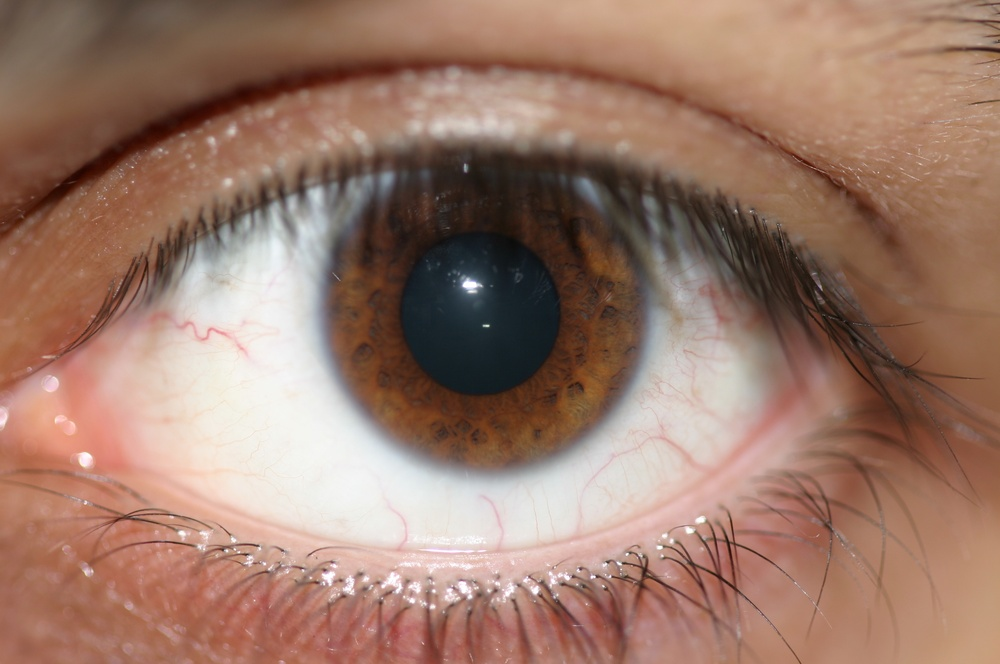
#> input picture img/IMG_016_L_5.JPG, 1000 x 664 px, shrunk from 2048 x 1360 before the run
$ python -i pipeline.py   (imports and definitions only)
#> lines starting #> are read from the running program, lines starting #| are printed output that depends on the picture; after the words box and inside, x2 and y2 are one past the last pixel; in counts of white or black regions, pixels touching at a corner belong together
import cv2
import numpy as np
import matplotlib.pyplot as plt

class IrisPipeline:
    def __init__(self, path, debug = False):
        self.path = path
        self.img_original = None
        self.img_rgb = None
        self.gray = None
        self.binary = None
        self.new_center = None
        self.new_radius = None
        self.average_projection = None
        self.pupil_radius = None
        self.iris_rect = None
        self.pupil_threshold = 20
        self.mean_annular = None
        self.debug = debug

    def load_image(self):
        # If the image is supplied insteaad of path, use it directly
        if isinstance(self.path, np.ndarray):
            self.img_original = self.path
        else:
            self.img_original = cv2.imread(self.path)

        # Load the image and convert it to RGB
        self.img_rgb = cv2.cvtColor(self.img_original, cv2.COLOR_BGR2RGB)

        # Center crop the image
        h, w, _ = self.img_rgb.shape
        crop_size = int(min(h, w) * 0.75)  # Crop to 60% of the smaller dimension
        center_x, center_y = w // 2, h // 2
        x1 = max(center_x - crop_size // 2, 0)
        y1 = max(center_y - crop_size // 2, 0)
        x2 = min(center_x + crop_size // 2, w)
        y2 = min(center_y + crop_size // 2, h)
        self.img_rgb = self.img_rgb[y1:y2, x1:x2]

    def preprocess(self):
        # Convert to grayscale
        self.gray = cv2.cvtColor(self.img_rgb, cv2.COLOR_BGR2GRAY)
        # Binarize to find the pupil
        _, binary_inv = cv2.threshold(self.gray, self.pupil_threshold, 255, cv2.THRESH_BINARY_INV)
        # Morphological closing
        kernel_close = np.ones((5,5), np.uint8)
        closed = cv2.morphologyEx(binary_inv, cv2.MORPH_CLOSE, kernel_close, iterations=2)
        # Remove small noise
        kernel_open = np.ones((3,3), np.uint8)
        self.binary = cv2.morphologyEx(closed, cv2.MORPH_OPEN, kernel_open, iterations=10)

    def find_pupil(self):
        # Projections to find approximate center
        h, w = self.binary.shape
        vertical_projection = np.sum(self.binary, axis=1)
        horizontal_projection = np.sum(self.binary, axis=0)

        vertical_center = np.argmax(vertical_projection)
        horizontal_center = np.argmax(horizontal_projection)

        v_max_1, v_min_1 = vertical_center, vertical_center
        h_max_1, h_min_1 = horizontal_center, horizontal_center

        # Find the boundary in vertical direction
        for i in range(vertical_center, h):
            if self.binary[i, horizontal_center] == 0:
                v_max_1 = i
                break
        for i in range(vertical_center, -1, -1):
            if self.binary[i, horizontal_center] == 0:
                v_min_1 = i
                break

        # Same for horizontal direction
        for j in range(horizontal_center, w):
            if self.binary[vertical_center, j] == 0:
                h_max_1 = j
                break
        for j in range(horizontal_center, -1, -1):
            if self.binary[vertical_center, j] == 0:
                h_min_1 = j
                break

        # Another way to find final min/max
        vertical_max_freq = vertical_projection[vertical_center]
        horizonal_max_freq = horizontal_projection[horizontal_center]
        v_max, v_min, h_max, h_min = v_max_1, v_min_1, h_max_1, h_min_1

        for j in range(vertical_center, h):
            if vertical_projection[j] < vertical_max_freq * 0.2:
                v_max = j
                break
        for j in range(vertical_center, -1, -1):
            if vertical_projection[j] < vertical_max_freq * 0.2:
                v_min = j
                break
        for j in range(horizontal_center, w):
            if horizontal_projection[j] < horizonal_max_freq * 0.2:
                h_max = j
                break
        for j in range(horizontal_center, -1, -1):
            if horizontal_projection[j] < horizonal_max_freq * 0.2:
                h_min = j
                break

        # Compute radius and center
        self.new_radius = (v_max - v_min + h_max - h_min) // 4
        self.new_center = ((h_max + h_min) // 2, (v_max + v_min) // 2)

    def enhance_image(self):
        # Create mask and set inside circle to white
        mask = np.zeros_like(self.img_rgb)
        cv2.circle(mask, self.new_center, self.new_radius+2, (255,255,255), -1)
        img_with_pupil = self.img_rgb.copy()
        img_with_pupil[mask > 0] = 255
        #plot img_with_pupil
        if self.debug:
            plt.imshow(img_with_pupil)
            plt.title("Image with Pupil")
            plt.axis('off')
            plt.show()

        #enhanced_image is img_with_pupil minus mean + 128 and clip
        mean = np.mean(img_with_pupil)
        enhanced_img = img_with_pupil.astype(np.float32) - mean + 128
        enhanced_img = np.clip(enhanced_img, 0, 255).astype(np.uint8)

        gamma = 0.75
        enhanced_img = np.power(enhanced_img / 255.0, gamma) * 255
        enhanced_img = np.clip(enhanced_img, 0, 255).astype(np.uint8)
        if self.debug:
            plt.imshow(enhanced_img)
            plt.title("Enhanced Image")
            plt.axis('off')
            plt.show()

        return enhanced_img

        # return img_with_pupil

    def calculate_mean_annular(self, enhanced_img):
        if len(enhanced_img.shape) == 3:  # If the image has 3 channels (color)
            enhanced_img = cv2.cvtColor(enhanced_img, cv2.COLOR_RGB2GRAY)
        _new_radius = self.new_radius+5
        # Create a mask for the larger circle (new_radius + 2)
        h, w = enhanced_img.shape
        y, x = np.ogrid[:h, :w]
        distance_from_center = np.sqrt((x - self.new_center[0])**2 + (y - self.new_center[1])**2)

        # Mask for the larger circle
        mask_large = distance_from_center <= (_new_radius +10)

        # Mask for the smaller circle
        mask_small = distance_from_center <= _new_radius

        # Subtract the smaller circle mask from the larger circle mask to get the annular region
        mask_annular = mask_large & ~mask_small

        # Calculate the mean pixel value in the annular region
        mean_annular = np.mean(enhanced_img[mask_annular])
        self.mean_annular = mean_annular

    def threshold_and_projection(self, enhanced_img):
        # Use the pupil center and radius calculated in find_pupil
        cx, cy = self.new_center
        r = self.new_radius
        self.calculate_mean_annular(enhanced_img)
        # mean_val = self._calculate_mean_on_horizontal_line(enhanced_img, cx, cy, r)
        _, binary_thresh = cv2.threshold(
            enhanced_img,
            # min(
            # 5 * mean_val, 220),
            self.mean_annular+12,
            255,
            cv2.THRESH_BINARY
        )

        # [6 lines of commented-out code are left out]
        if self.debug:
            plt.imshow(binary_thresh, cmap='gray')
            plt.title(f"Binary Threshold Image {self.mean_annular}")
            plt.axis('off')
            plt.show()


        # TODO: check these angles on image (should be on the bottom IMO)
        # angle_start, angle_end = 120, 60
        # angle_start, angle_end = 20, 40
        # angle_start, angle_end = 30, 50
        angle_start, angle_end = 90, 50

        binary_thresh=cv2.cvtColor(binary_thresh, cv2.COLOR_BGR2GRAY)
        projection = self._calculate_projection(binary_thresh, self.new_center, angle_start, angle_end)
        # self.average_projection = int(np.mean(projection))
        self.average_projection=int(np.max(projection))
        # projection=sorted(projection,reverse=True)
        # projection_10=projection[5]
        # self.average_projection=projection_10
        return binary_thresh


    # [11 lines left out: function _calculate_mean_on_horizontal_line, not called in this run]

    def _calculate_projection(self, gray_image, center, angle_start, angle_end, num_lines=100):
        h, w = gray_image.shape
        projection = []
        angles = np.linspace(np.radians(angle_start), np.radians(angle_end), num_lines)
        for angle in angles:
            dx = np.cos(angle)
            dy = np.sin(angle)
            line_sum = 0
            for r in range(max(h, w)):
                x = int(center[0] + r * dx)
                y = int(center[1] + r * dy)
                distance = np.sqrt((x - center[0]) ** 2 + (y - center[1]) ** 2)

                if 0 <= x < w and 0 <= y < h and distance <= self.new_radius *2.5:
                    line_sum += 1 if gray_image[y, x] == 0 else 0
                else:
                    break
            projection.append(line_sum)
        return projection

    def create_rectangular_iris(self):
        # Construct the IrisProcessor-like functionality
        pupil_radius = self.new_radius
        iris_radius = self.new_radius + self.average_projection
        # Ensure grayscale
        if len(self.img_original.shape) > 2:
            working_img = self.img_original[:,:,0]
        else:
            working_img = self.img_original
        self.iris_rect = np.ones((1,1)) # placeholder

        # Create mask for iris
        rows, cols = working_img.shape
        y_grid, x_grid = np.ogrid[:rows, :cols]
        dist_from_center = np.sqrt((x_grid - self.new_center[0])**2 + (y_grid - self.new_center[1])**2)
        mask_iris = (dist_from_center >= pupil_radius) & (dist_from_center <= iris_radius)

        width = int(2 * np.pi * iris_radius)
        height = int(iris_radius - pupil_radius)
        height = max(height, 1)
        self.iris_rect = np.ones((height, width)) * 128

        coords = np.argwhere(mask_iris)
        for y, x in coords:
            r = np.sqrt((x - self.new_center[0])**2 + (y - self.new_center[1])**2)
            dx = (x - self.new_center[0]) / r if r else 0
            dy = (y - self.new_center[1]) / r if r else 0
            theta = np.arctan2(dy, dx)
            if theta < 0: theta += 2*np.pi
            rect_y = int(r - pupil_radius)
            rect_y = max(min(height - 1, rect_y), 0)
            rect_x = int(theta * iris_radius)
            rect_x = max(min(width - 1, rect_x), 0)
            self.iris_rect[rect_y, rect_x] = working_img[y, x]

    def run_pipeline(self):
        self.load_image()
#> in load_image, self.img_original is the input picture: shape (664, 1000, 3); mean B, G, R 105.9, 121.1, 155.1
        self.preprocess()
#> in preprocess, `self.gray = cv2.cvtColor(self.img_rgb, cv2.COLOR_BGR2GRAY)`:
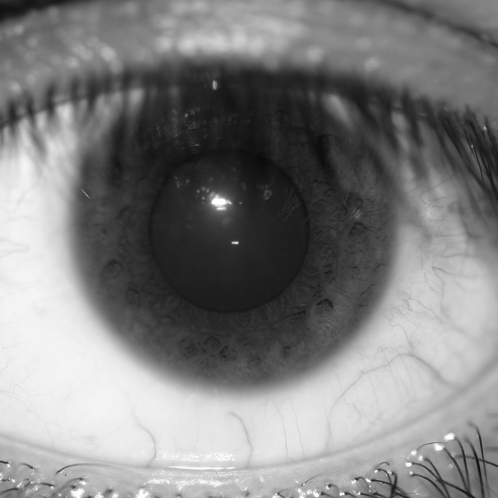
#> self.gray: shape (498, 498); min 10, max 255, mean 127.1
#> in preprocess, `_, binary_inv = cv2.threshold(self.gray, self.pupil_threshold, 255, cv..`:
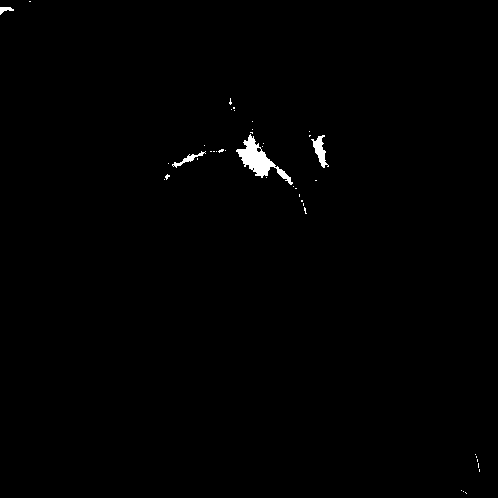
#> binary_inv: shape (498, 498); 0.57% white; 42 white regions (38 under 20 px), largest, box (x1, y1, x2, y2) and area: (236, 134, 293, 185) 875, (311, 135, 329, 168) 245, (172, 151, 206, 168) 129, (0, 7, 14, 15) 59
        self.find_pupil()
#> in find_pupil, `vertical_projection = np.sum(self.binary, axis=1)`: vertical_projection = 498 values, max 5355 at index 143, min 0 at index 0, mean 225.8
#> in find_pupil, `horizontal_projection = np.sum(self.binary, axis=0)`: horizontal_projection = 498 values, max 5355 at index 243, min 0 at index 0, mean 225.8
#> in find_pupil, `vertical_center = np.argmax(vertical_projection)`: vertical_center = 143
#> in find_pupil, `horizontal_center = np.argmax(horizontal_projection)`: horizontal_center = 243
#> in find_pupil, `v_max_1, v_min_1 = vertical_center, vertical_center`: v_max_1 = 143
#> in find_pupil, `h_max_1, h_min_1 = horizontal_center, horizontal_center`: h_max_1 = 243
#> in find_pupil, `vertical_max_freq = vertical_projection[vertical_center]`: vertical_max_freq = 5355
        enhanced = self.enhance_image()
#> in enhance_image, `img_with_pupil[mask > 0] = 255`:
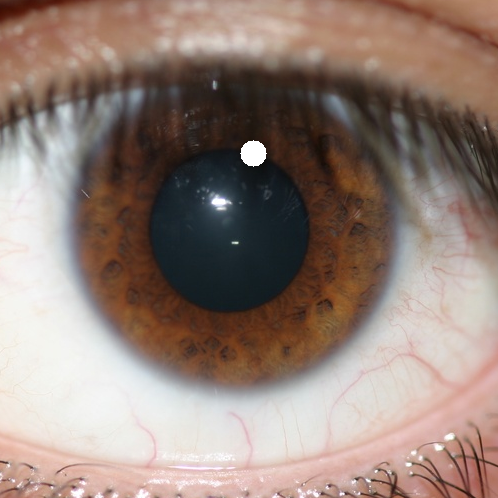
#> img_with_pupil: shape (498, 498, 3); mean R, G, B 146.8, 128.1, 119.3
#> in enhance_image, `mean = np.mean(img_with_pupil)`: mean = 131.4
        self.threshold_and_projection(enhanced)
#> in calculate_mean_annular, `enhanced_img = cv2.cvtColor(enhanced_img, cv2.COLOR_RGB2GRAY)`:
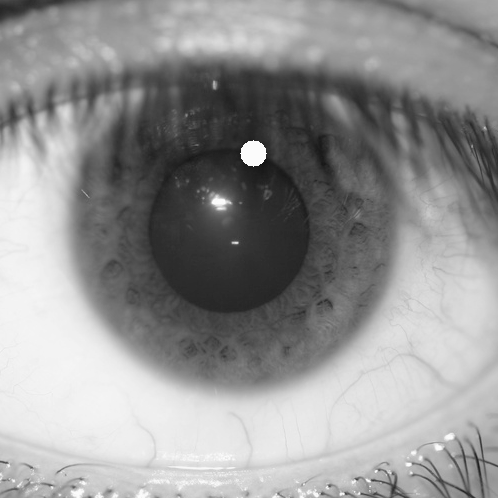
#> enhanced_img: shape (498, 498); min 20, max 251, mean 146.8
#> in calculate_mean_annular, `mean_annular = np.mean(enhanced_img[mask_annular])`: mean_annular = 41.58
#> in threshold_and_projection, `binary_thresh=cv2.cvtColor(binary_thresh, cv2.COLOR_BGR2GRAY)`:
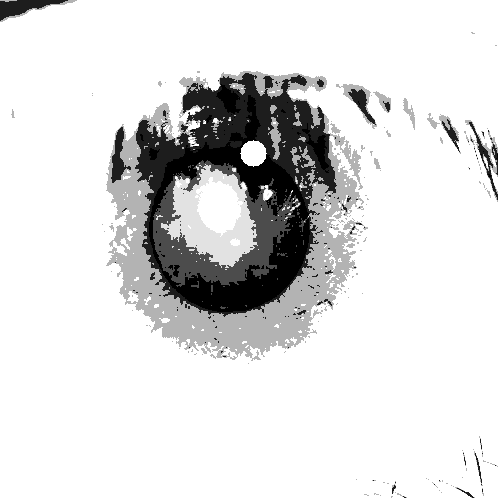
#> binary_thresh: shape (498, 498); min 0, max 255, mean 221.4
#> after the loop in _calculate_projection, `for angle in angles:`: projection = 100 values, max 15 at index 11, min 14 at index 0, mean 14.52
#> in threshold_and_projection, `self.average_projection=int(np.max(projection))`: self.average_projection = 15
        self.create_rectangular_iris()
#> in create_rectangular_iris, `iris_radius = self.new_radius + self.average_projection`: iris_radius = 26
#> in create_rectangular_iris, `working_img = self.img_original[:,:,0]`:
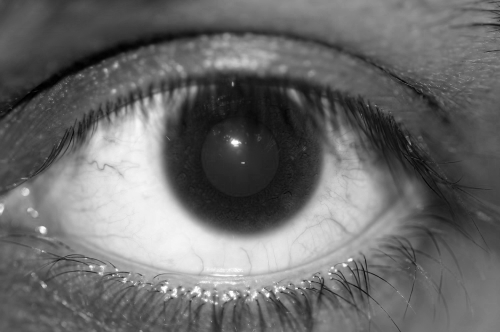
#> working_img: shape (664, 1000) (shown at 1/2 size); min 0, max 255, mean 105.9
#> in create_rectangular_iris, `mask_iris = (dist_from_center >= pupil_radius) & (dist_from_center <= ..`:
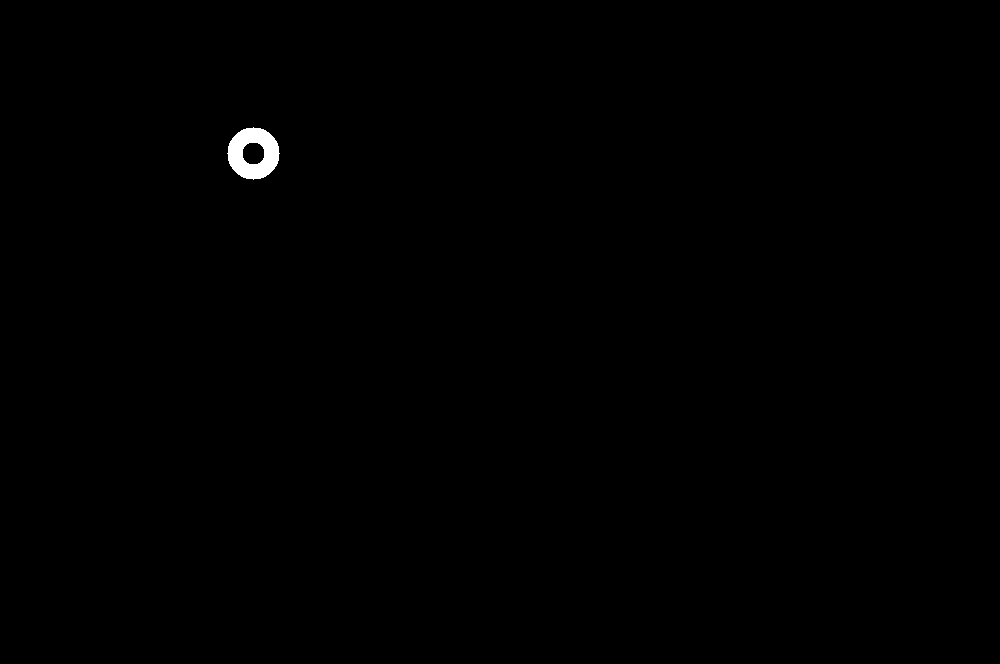
#> mask_iris: shape (664, 1000) bool; 0.26% white; 1 white region, box (x1, y1, x2, y2) and area: (227, 127, 280, 180) 1748
#> in create_rectangular_iris, `width = int(2 * np.pi * iris_radius)`: width = 163
#> in create_rectangular_iris, `height = int(iris_radius - pupil_radius)`: height = 15
#> in create_rectangular_iris, `coords = np.argwhere(mask_iris)`: coords = 1748 pairs, first value 127 to 179, second value 227 to 279
#> the loop in create_rectangular_iris, `for y, x in coords:` made 1748 passes
#> (y, x, r, dx, dy, theta, rect_y, rect_x) on passes 1 to 8: (127, 253, 26, 0, -1, 4.71, 14, 122), (128, 246, 25.96, -0.27, -0.963, 4.44, 14, 115), (128, 247, 25.71, -0.233, -0.972, 4.48, 14, 116), (128, 248, 25.5, -0.196, -0.981, 4.51, 14, 117), (128, 249, 25.32, -0.158, -0.987, 4.55, 14, 118), (128, 250, 25.18, -0.119, -0.993, 4.59, 14, 119), (128, 251, 25.08, -0.0797, -0.997, 4.63, 14, 120), (128, 252, 25.02, -0.04, -0.999, 4.67, 14, 121)

    # [70 lines left out: functions get_circle_img, compare_rectangles, compare_rectangles_fourier, get_results, not called in this run]

>>> result = IrisPipeline('img/IMG_016_L_5.JPG').run_pipeline()

$ run again, on img/IMG_026_L_4.JPG
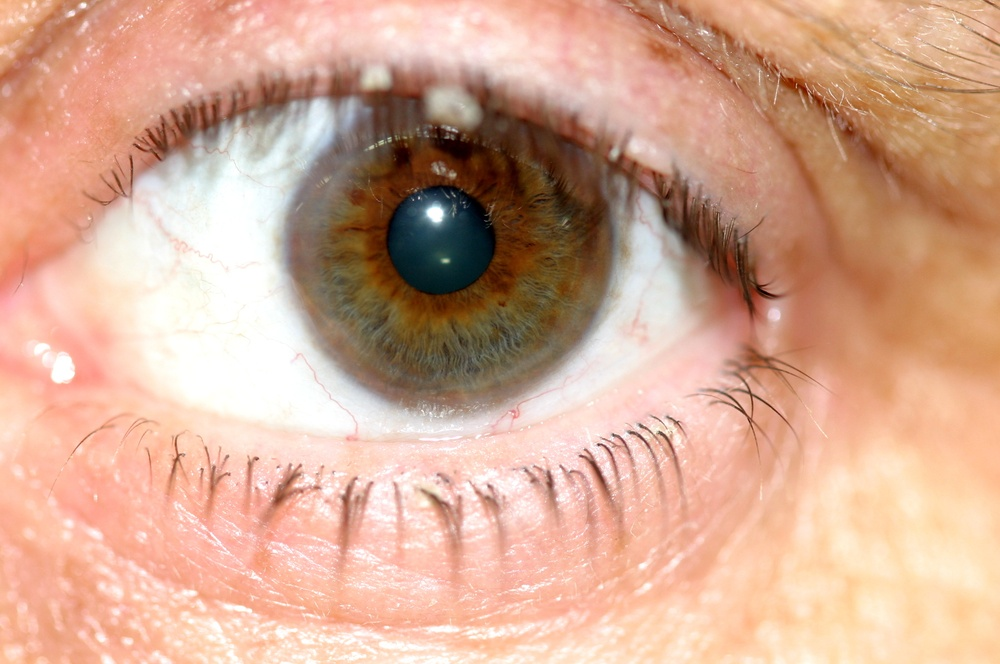
#> input picture img/IMG_026_L_4.JPG, 1000 x 664 px, shrunk from 2048 x 1360 before the run
#> in load_image, self.img_original is the input picture: shape (664, 1000, 3); mean B, G, R 146.8, 169.4, 212.6
#> binary_inv: shape (498, 498); 1.8% white; 69 white regions (63 under 20 px), largest, box (x1, y1, x2, y2) and area: (177, 45, 274, 212) 3197, (133, 118, 157, 200) 378, (143, 58, 161, 90) 350, (303, 97, 313, 116) 96, (163, 203, 191, 213) 92, (309, 113, 318, 124) 47
#> closed: shape (498, 498); 2.4% white; 28 white regions (21 under 20 px), largest, box (x1, y1, x2, y2) and area: (163, 45, 274, 213) 4373, (124, 109, 157, 200) 491, (143, 58, 161, 90) 391
#> self.binary: shape (498, 498); 0.4% white; 1 white region, box (x1, y1, x2, y2) and area: (225, 88, 268, 111) 989
#> vertical_projection = 498 values, max 10965 at index 88, min 0 at index 0, mean 506.4
#> horizontal_projection = 498 values, max 5865 at index 225, min 0 at index 0, mean 506.4
#> vertical_center = 88
#> horizontal_center = 225
#> in find_pupil, `v_max_1, v_min_1 = vertical_center, vertical_center`: v_max_1 = 88
#> in find_pupil, `h_max_1, h_min_1 = horizontal_center, horizontal_center`: h_max_1 = 225
#> vertical_max_freq = 10965
#> horizonal_max_freq = 5865
#> mask: shape (498, 498, 3); 0.46% white; 1 white region, box (x1, y1, x2, y2) and area: (227, 80, 266, 119) 1129
#> in enhance_image, `img_with_pupil[mask > 0] = 255`:
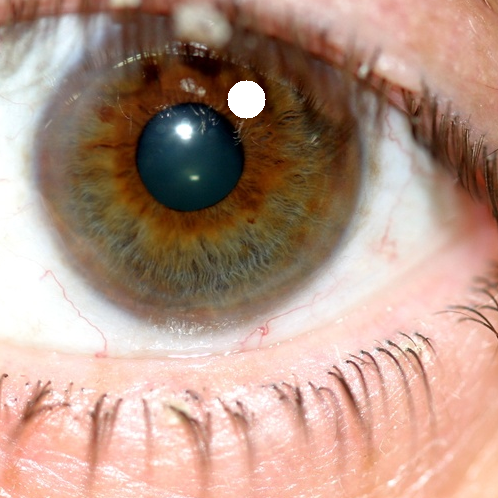
#> img_with_pupil: shape (498, 498, 3); mean R, G, B 180.7, 149.6, 134.3
#> mean = 154.9
#> mean_annular = 29.44
#> after the loop in _calculate_projection, `for angle in angles:`: projection = 100 values, max 3 at index 87, min 0 at index 0, mean 0.15
#> self.average_projection = 3
#> iris_radius = 20
#> in create_rectangular_iris, `working_img = self.img_original[:,:,0]`:
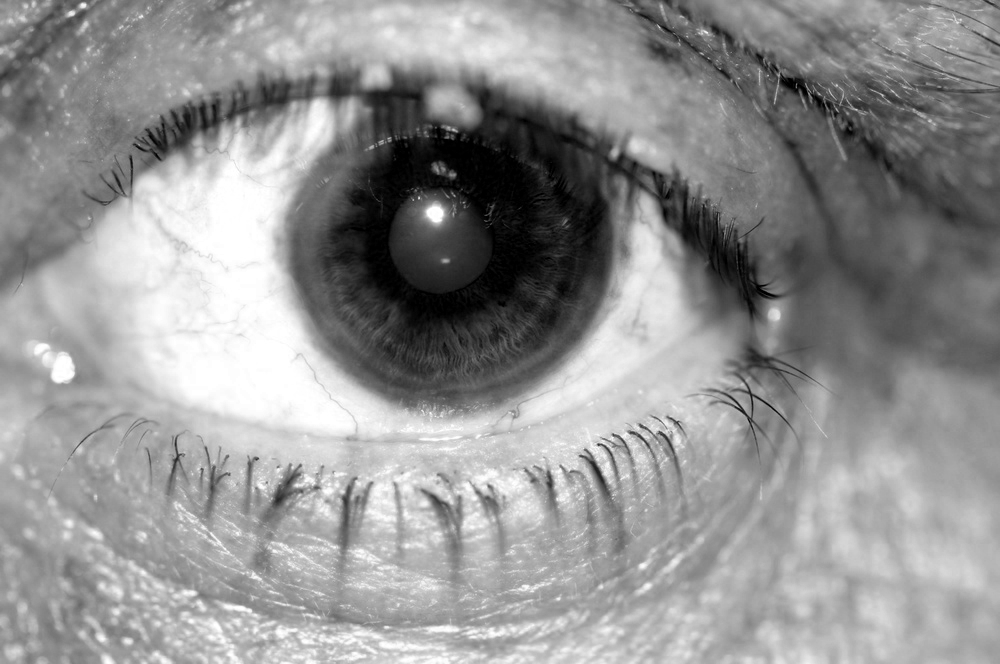
#> working_img: shape (664, 1000); min 0, max 255, mean 146.8
#> mask_iris: shape (664, 1000) bool; 0.06% white; 1 white region, box (x1, y1, x2, y2) and area: (226, 79, 267, 120) 368
#> width = 125
#> height = 3
#> coords = 368 pairs, first value 79 to 119, second value 226 to 266
#> the loop in create_rectangular_iris, `for y, x in coords:` made 368 passes
#> (y, x, r, dx, dy, theta, rect_y, rect_x) on passes 1 to 8: (79, 246, 20, 0, -1, 4.71, 2, 94), (80, 240, 19.92, -0.301, -0.954, 4.41, 2, 88), (80, 241, 19.65, -0.254, -0.967, 4.46, 2, 89), (80, 242, 19.42, -0.206, -0.979, 4.5, 2, 90), (80, 243, 19.24, -0.156, -0.988, 4.56, 2, 91), (80, 244, 19.1, -0.105, -0.995, 4.61, 2, 92), (80, 245, 19.03, -0.0526, -0.999, 4.66, 2, 93), (80, 246, 19, 0, -1, 4.71, 2, 94)
